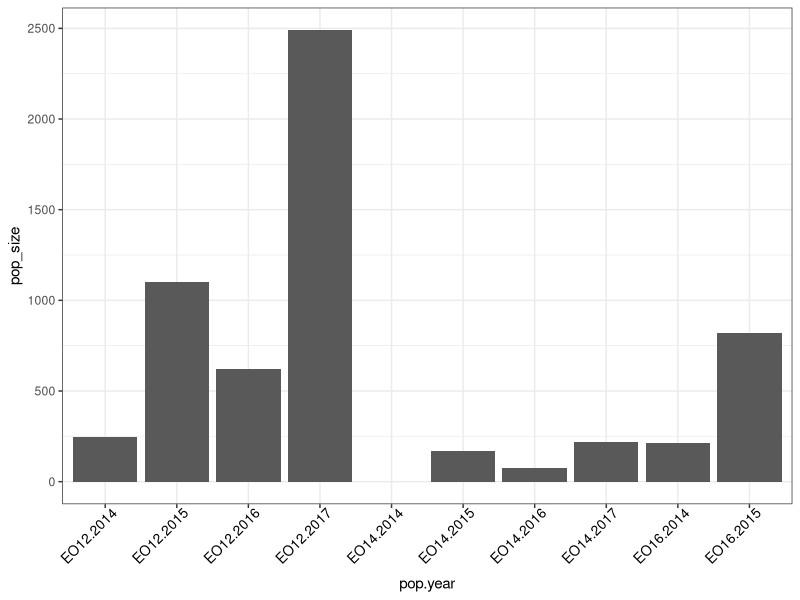
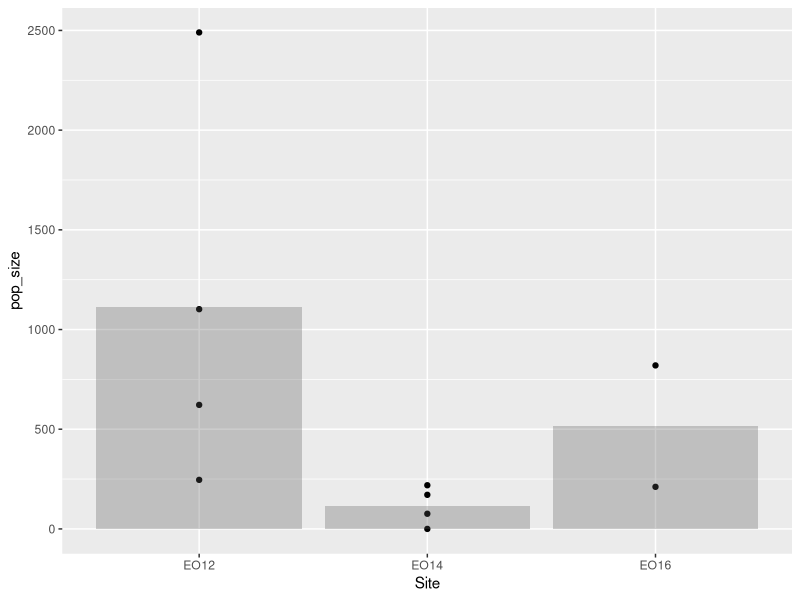

Write the R code that produced these figures, in order.
#setwd("C:\\Users\\jaspkaur\\Google Drive\\data_analysis\\chorizanthe\\chori")

library(readxl)
library(ggplot2)
library(lme4)
library(dplyr)

# import growth data##########

growth <- read_excel("data/growth_germ.xlsx", sheet = 7)
growth$Year = as.factor(growth$Year) #convert year values into factor 

growth$pop.year = paste(growth$Site,".", growth$Year)
growth$pop.year = gsub(" ", "", growth$pop.year)

ggplot(growth, aes(pop.year, pop_size)) + geom_bar(stat = "identity") +
   theme_bw() + theme(axis.text.x = element_text(angle = 45, hjust = 0.9, size = 10, color = "black"))

# Determine the spatio-temporal variation in Diameter and Fecundity along with their potential predictors------------------------------------------------------------------------

#Spatiotemporal variation in plant diameter
gavg <- growth %>% 
  group_by(Site) %>% 
  summarise(pop_size = mean(pop_size))
gavg

ggplot(growth, aes(Site, pop_size)) + geom_point() + 
  geom_bar(data = gavg, stat = "identity", alpha = .3)